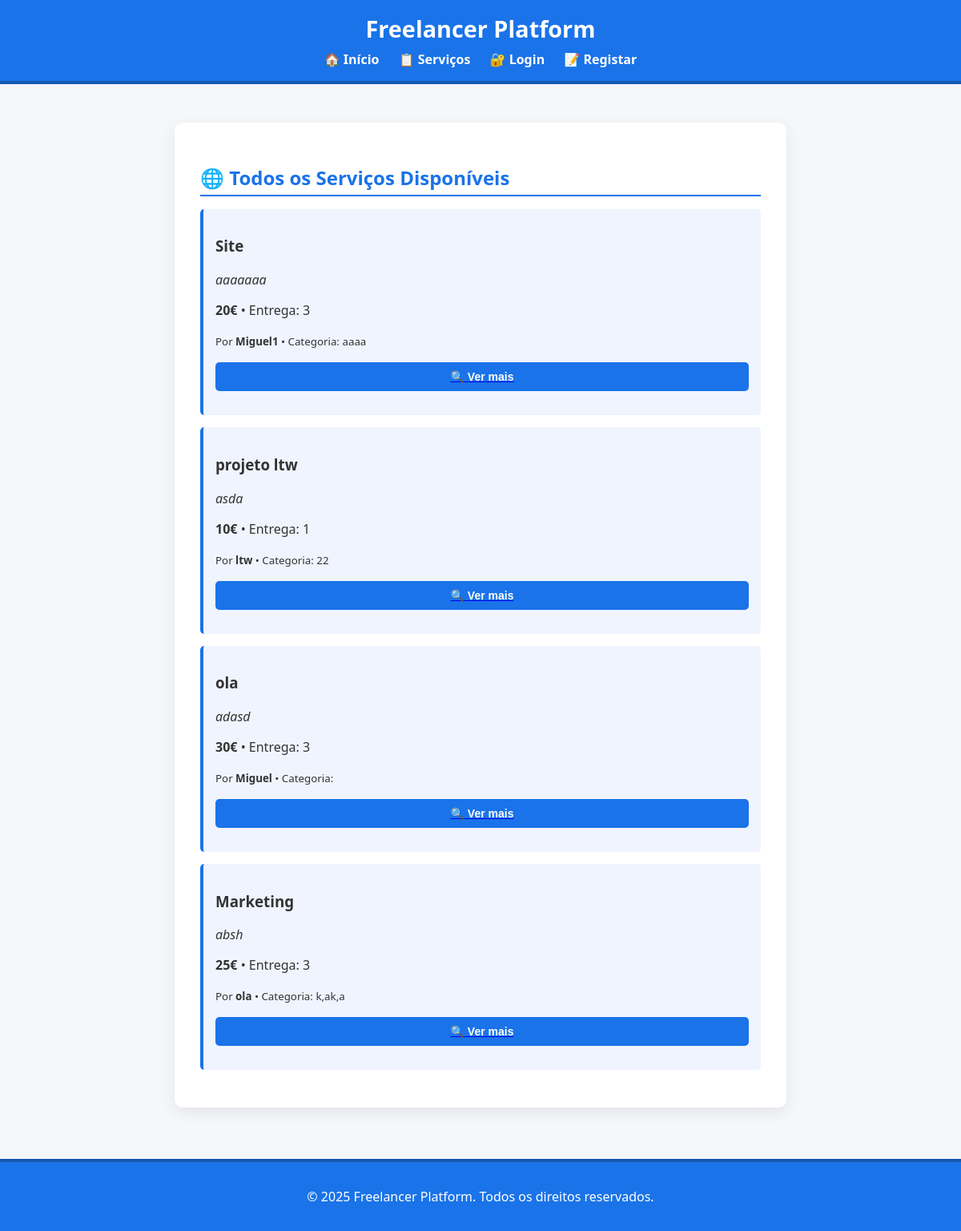
Screenshot of /pages/services.php with the database file from the repository.
### tables this page shows
CREATE TABLE services (
    id INTEGER PRIMARY KEY AUTOINCREMENT,
    freelancer_id INTEGER NOT NULL,
    title TEXT NOT NULL,
    description TEXT,
    price REAL NOT NULL,
    delivery_time TEXT NOT NULL,
    category TEXT, 
    media_path TEXT,
    is_promoted INTEGER DEFAULT 0,
    FOREIGN KEY(freelancer_id) REFERENCES users(id)
);

CREATE TABLE users (
    id INTEGER PRIMARY KEY AUTOINCREMENT,
    username TEXT NOT NULL UNIQUE,
    email TEXT NOT NULL UNIQUE,
    password_hash TEXT NOT NULL,
    is_admin INTEGER DEFAULT 0
);

### pages/services.php (the view, shortened to what this page needs)
<?php
require_once '../includes/header.php';
require_once '../includes/db.php';
$stmt = $db->query("SELECT s.*, u.username FROM services s JOIN users u ON s.freelancer_id = u.id ORDER BY s.id DESC");
$services = $stmt->fetchAll(PDO::FETCH_ASSOC);
?>
<h2>🌐 Todos os Serviços Disponíveis</h2>
<?php if (count($services) === 0): ?>
    <p>Não há serviços disponíveis de momento.</p>
<?php else: ?>
    <?php foreach ($services as $s): ?>
        <div class="service-item">
            <h3><?= htmlspecialchars($s['title']) ?></h3>
            <p><em><?= htmlspecialchars($s['description']) ?></em></p>
            <p><strong><?= htmlspecialchars($s['price']) ?>€</strong> • Entrega: <?= htmlspecialchars($s['delivery_time']) ?></p>
            <p><small>Por <strong><?= htmlspecialchars($s['username']) ?></strong> • Categoria: <?= htmlspecialchars($s['category'] ?? '—') ?></small></p>
            <a href="service_detail.php?id=<?= $s['id'] ?>">
                <button class="primary-btn">🔍 Ver mais</button>
            </a>
        </div>
    <?php endforeach; ?>
<?php endif; ?>
<?php include '../includes/footer.php'; ?>

### includes/header.php (shortened to what this page needs)
<?php
$cssPath = (strpos($_SERVER['PHP_SELF'], '/pages/') !== false) ? '../css/style.css' : 'css/style.css';
?>
<!DOCTYPE html>
<html lang="pt">
<head>
    <link rel="stylesheet" href="<?= $cssPath ?>">
</head>
<body>
<header>
    <h1>Freelancer Platform</h1>
    <nav>
        <a href="/index.php">🏠 Início</a>
        <a href="/pages/services.php">📋 Serviços</a>
        <?php if (isset($_SESSION['user_id'])): ?>
            <a href="/pages/dashboard.php">🎯 Painel</a>
            <a href="/pages/my_orders.php">🧾 Minhas Compras</a>
            <a href="/pages/my_requests.php">📨 Pedidos Recebidos</a>
            <a href="/pages/messages.php">💬 Mensagens</a>
            <a href="/pages/profile.php">👤 Perfil</a>
            <?php if (!empty($_SESSION['is_admin']) && $_SESSION['is_admin'] == 1): ?>
                <a href="/pages/admin.php">⚙️ Admin</a>
            <?php endif; ?>
            <a href="/logout.php">🚪 Logout (<?= htmlspecialchars($_SESSION['username']) ?>)</a>
        <?php else: ?>
            <a href="/login.php">🔐 Login</a>
            <a href="/register.php">📝 Registar</a>
        <?php endif; ?>
    </nav>
</header>
<main>

### includes/footer.php
</main>
<footer>
    <p>&copy; <?= date('Y') ?> Freelancer Platform. Todos os direitos reservados.</p>
</footer>
</body>
</html>

### css/style.css (style rules this page uses)
body { font-family: 'Segoe UI', sans-serif; background-color: #f5f7fa; margin: 0; padding: 0; color: #333; }
header { background-color: #1a73e8; color: white; padding: 1rem 2rem; text-align: center; border-bottom: 4px solid #1558b0; }
header h1 { margin: 0; font-size: 1.8rem; }
nav { margin-top: 0.5rem; }
nav a { margin: 0 10px; color: white; text-decoration: none; font-weight: bold; }
main { padding: 2rem; width: 100%; max-width: 700px; margin: 3rem auto; background-color: white; border-radius: 10px; box-shadow: 0 6px 20px rgba(0, 0, 0, 0.08); }
h2 { color: #1a73e8; border-bottom: 2px solid #1a73e8; padding-bottom: 0.3rem; margin-bottom: 1rem; }
input, textarea, button { display: block; width: 100%; padding: 10px; margin-top: 5px; margin-bottom: 15px; border-radius: 5px; border: 1px solid #ccc; box-sizing: border-box; font-size: 14px; }
button, .primary-btn, .danger-btn { font-weight: bold; padding: 10px 15px; border: none; border-radius: 5px; cursor: pointer; transition: 0.2s ease; }
.primary-btn { background-color: #1a73e8; color: white; }
.service-item { background-color: #f0f4ff; padding: 15px; border-left: 4px solid #1a73e8; border-radius: 5px; margin-bottom: 15px; }
footer { background-color: #1a73e8; color: white; padding: 1rem 2rem; text-align: center; margin-top: 4rem; border-top: 4px solid #1558b0; }

### rows the page displays
services: title "Site", description "aaaaaaa", price "20", delivery_time "3", freelancer.username "Miguel1", category "aaaa"
services: title "projeto ltw", description "asda", price "10", delivery_time "1", freelancer.username "ltw", category "22"
services: title "ola", description "adasd", price "30", delivery_time "3", freelancer.username "Miguel"
services: title "Marketing", description "absh", price "25", delivery_time "3", freelancer.username "ola", category "k,ak,a"
